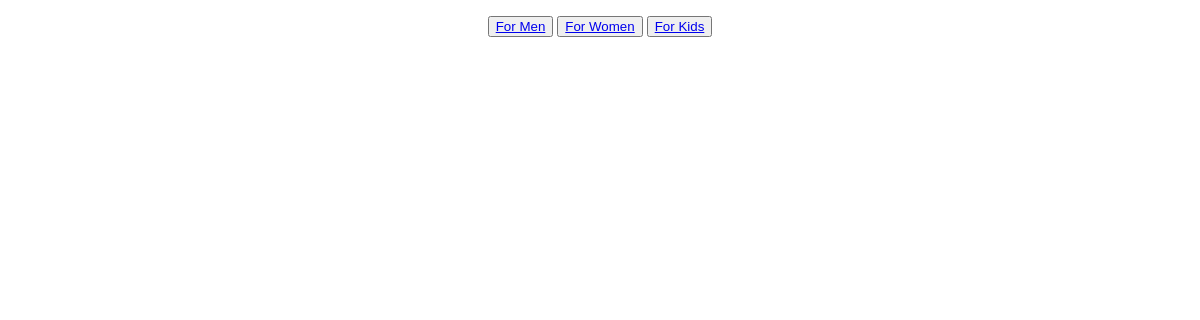
/all_cloth/, run on an earlier commit of the app's database.
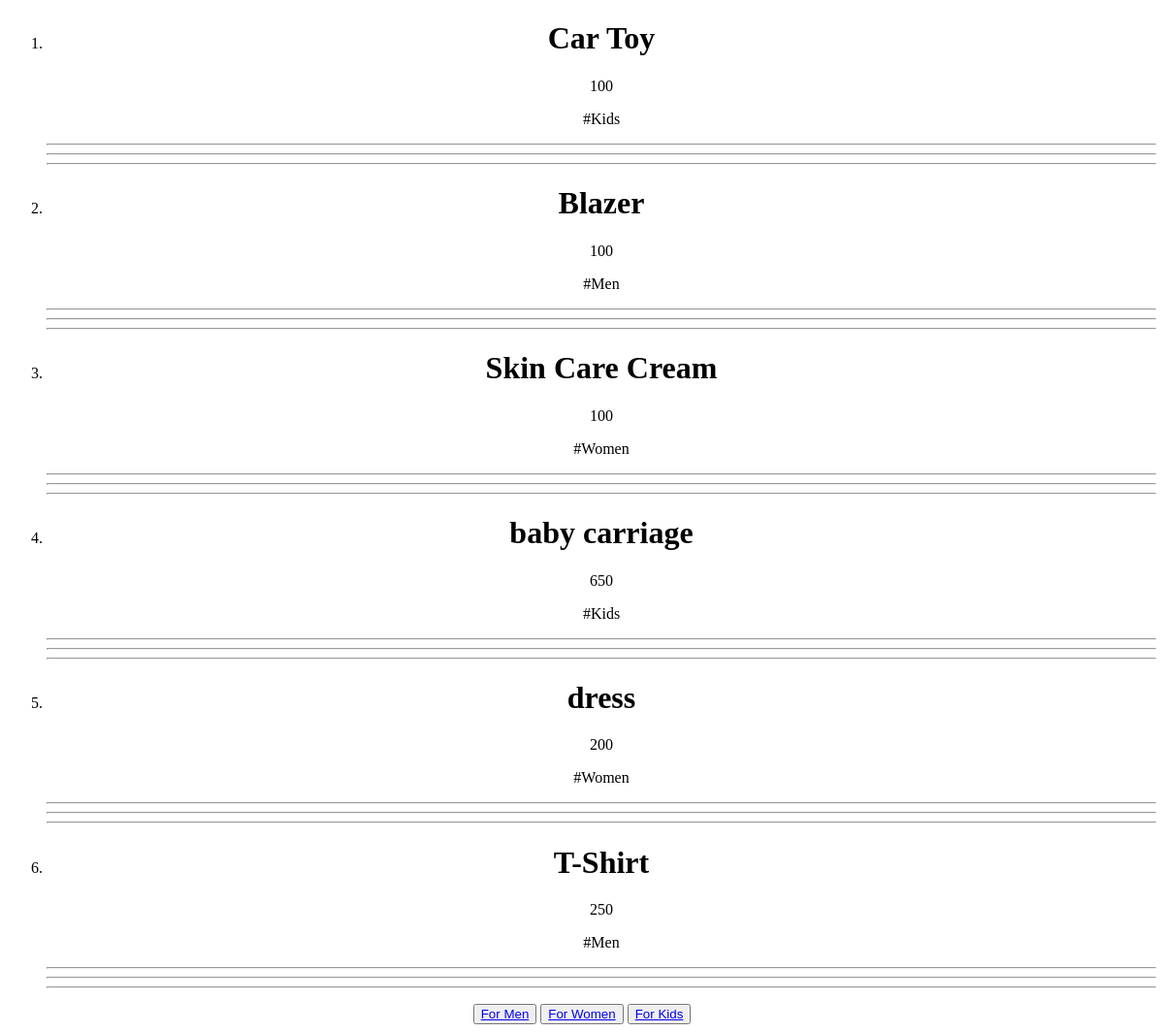
And on a later commit of the database.
### cloth/models.py (models this page shows, shortened)
class Cloth(models.Model):
    name = models.CharField(max_length=100)
    description = models.TextField(blank=True)
    price = models.PositiveIntegerField(default=100)
    tags = models.ManyToManyField(Tag)

class Tag(models.Model):
    name = models.CharField(max_length=50)

### cloth/views.py (the view)
# urls.py: path('all_cloth/', views.AllClothView.as_view(), name='all_cloth'),
class AllClothView(generic.ListView):
    template_name = 'cloth/all_cloth.html'
    context_object_name = 'cloth'
    model = models.Cloth
    def get_queryset(self):
        return self.model.objects.filter().order_by('-id')

### templates/cloth/all_cloth.html (shortened to what this page needs)
<!DOCTYPE html>
<html lang="en">
<head>
</head>
<body>
<center>
    <ol>
        {% for i in cloth %}
        <li>
            <h1>{{ i.name }}</h1>
            <p>{{ i.price }}</p>
            {% for j in i.tags.all %}
                <p>#{{ j.name }}</p>
            {% endfor %}
        </li>
            <hr>
            <hr>
            <hr>
        {% endfor %}
    </ol>
    <button><a href="/For Men/">For Men</a></button>
    <button><a href="/For Women/">For Women</a></button>
    <button><a href="/For Kids/">For Kids</a></button>
</center>
</body>

What changed in the data, as far as the page shows it:
added Cloth: name "Car Toy", price "100"
added Tag: name "Kids"
added Cloth: name "Blazer", price "100"
added Tag: name "Men"
added Cloth: name "Skin Care Cream", price "100"
added Tag: name "Women"
added Cloth: name "baby carriage", price "650"
added Cloth: name "dress", price "200"
added Cloth: name "T-Shirt", price "250"
